Frame 1 (no input): blank canvas, image omitted
Frame 60 (the mouse pressed at the canvas centre just before this capture): blank canvas, image omitted
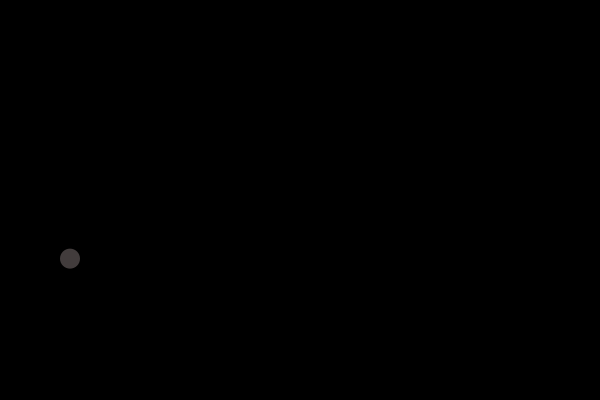
Frame 120 (the mouse held since frame 60 and released just before this capture)

The Processing sketch whose frames 1 and 60 were blank and that drew this single picture after the mouse press (run headless with seeded random() and noise(); from frame 60 on, the mouse is pressed at the canvas centre):

// Processing sketch: Exercise10
// ── Exercise10.pde
float[][] ens = new float[50][2];
float[][] iros = new float[50][3];
int count = 0;
void setup(){
  size(600, 400);
}

void draw(){
  background(0);
  for (int p=0; p<ens.length; p++) {
    if (ens[p][0] >= 10) {
      ens[p][0] += 1;
      noStroke();
      fill(iros[p][0],iros[p][2],iros[p][2]);
      ellipse(ens[p][0],ens[p][1],20,20);
    }
  }
}
void mousePressed() {
  if (count < 50) {
    float[] en = {10,random(height)};
    float[] iro = {random(255),random(255),random(255)};
    ens[count] = en;
    iros[count] = iro;
    count += 1;
  }
}
